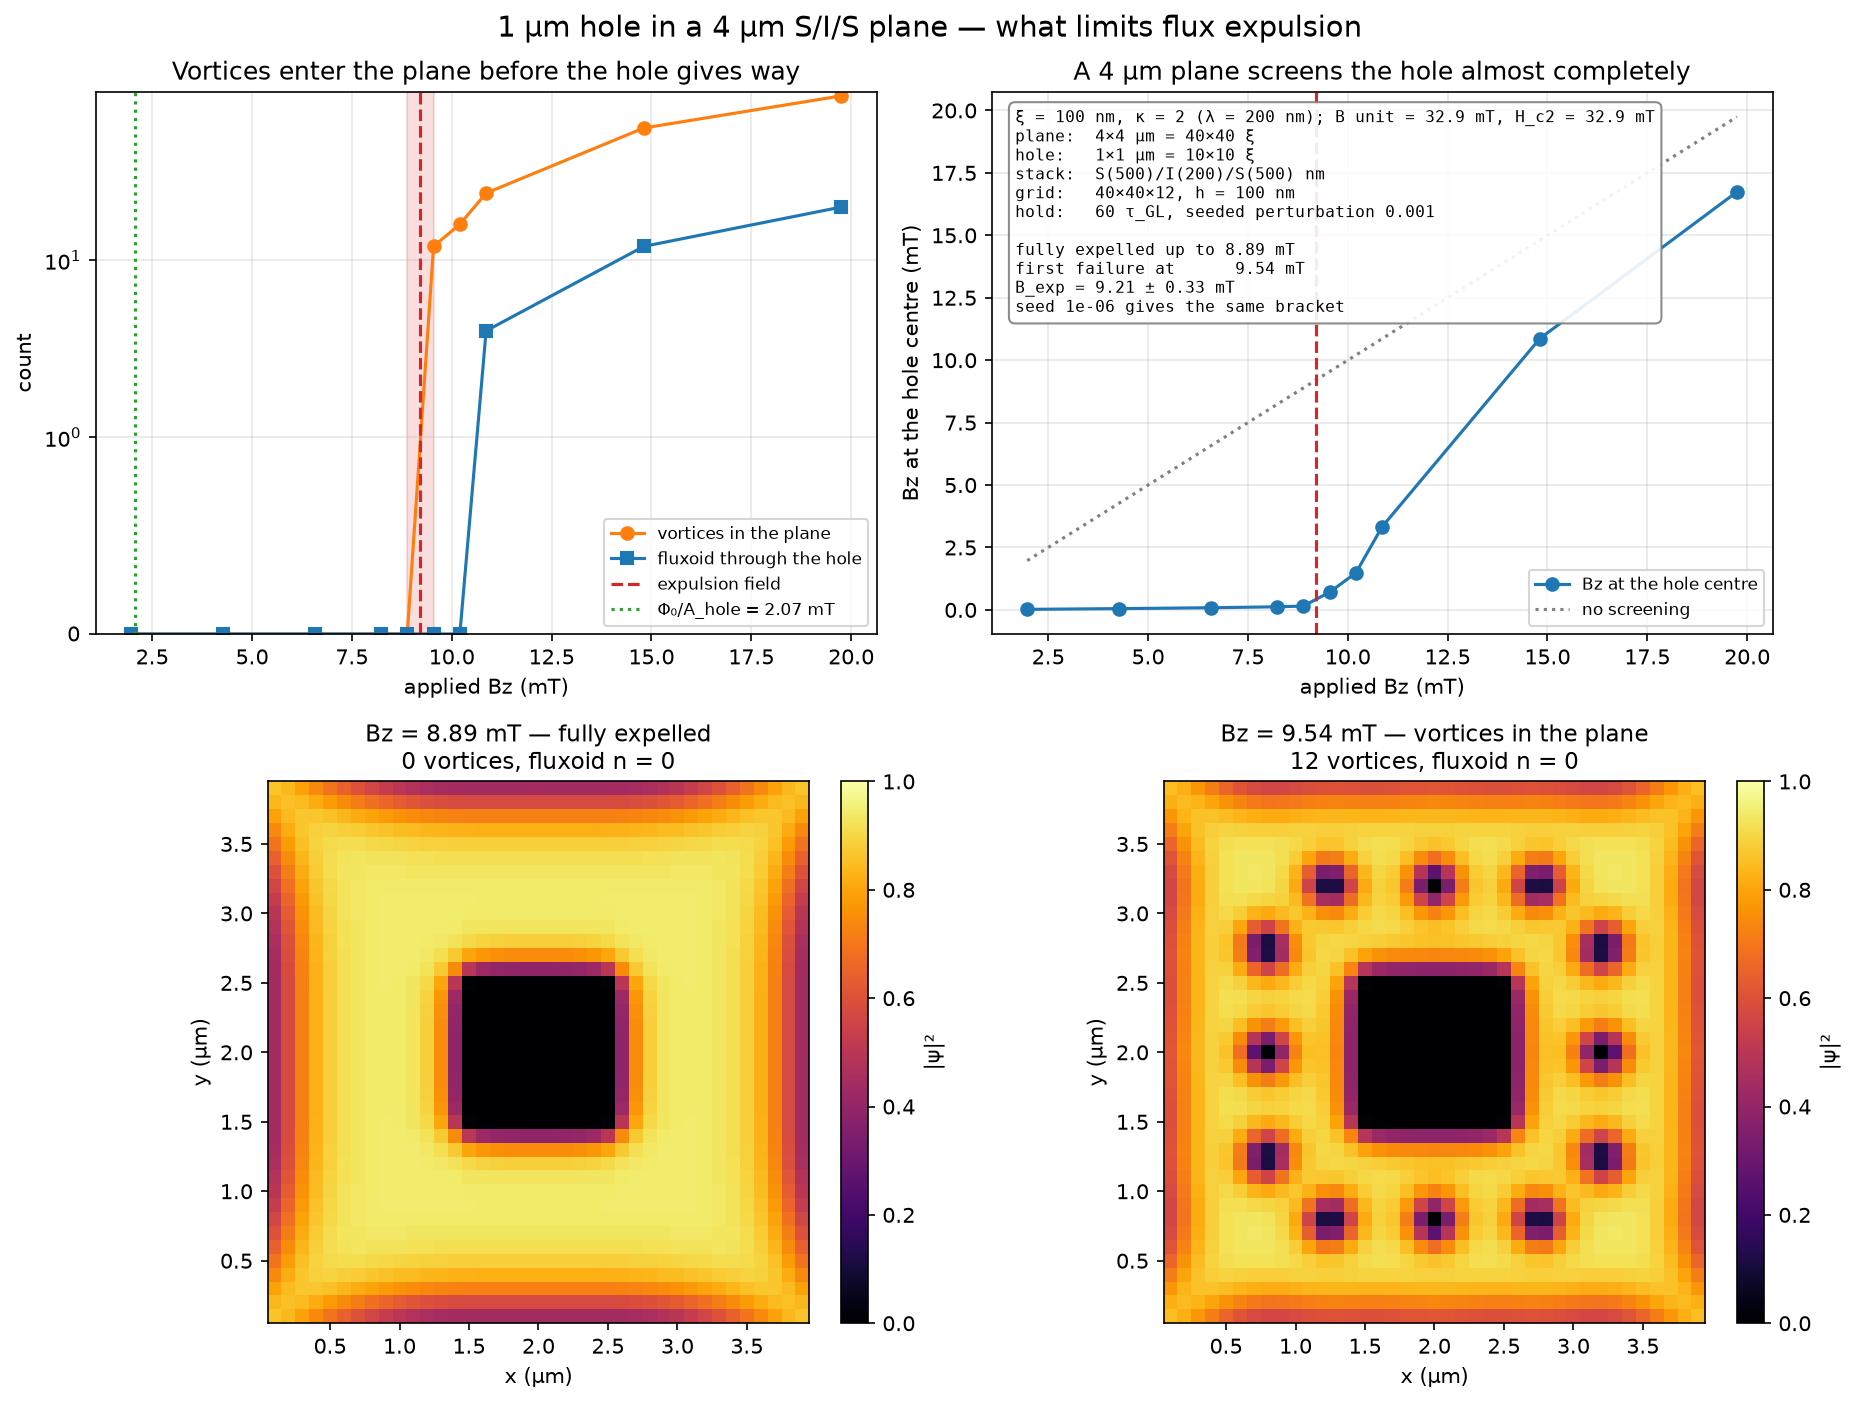

This chart was generated by the following Python code:
"""A micron-scale S/I/S ring: 1 µm hole in a 4 µm plane, 500 nm layers.

Specified in SI and converted through :class:`tdgl3d.GLUnits`.  With
ξ = 100 nm — Nb (ξ₀ ≈ 38 nm) at T/T_c ≈ 0.86, comfortably inside the
Ginzburg-Landau regime — the device is 40 ξ across with a 10 ξ hole and 5 ξ
layers, and one unit of the solver's field is 32.9 mT.

The result is *not* the small-ring result scaled up.  A 4 µm plane is 20 λ
across and screens almost completely, so the field reaching the hole is a
percent or two of the applied field and the hole is nowhere near its
fluxoid limit.  What fails first is vortex penetration into the 1.5 µm-wide
superconducting arms.  The expulsion field of this device is therefore set by
the plane, not by the hole.

Runtime: about 12 minutes for the full scan (each field point is ~65 s on a
40×40×12 grid).  Not part of the gallery's regenerate-everything loop.
"""

from __future__ import annotations

import matplotlib

matplotlib.use("Agg")

from pathlib import Path

import matplotlib.pyplot as plt
import numpy as np
from tdgl3d import (
    AppliedField,
    Device,
    GLUnits,
    Layer,
    SimulationParameters,
    Trilayer,
)
from tdgl3d.analysis.expulsion import (
    expulsion_field,
    first_entry_time,
    fluxoid_history,
    rectangular_contour,
)
from tdgl3d.analysis.vortex_counting import plaquette_vorticity
from tdgl3d.core.solution import Solution
from tdgl3d.physics.applied_field import build_boundary_field_vectors
from tdgl3d.physics.bfield import eval_bfield_full
from tdgl3d.physics.rhs import (
    BoundaryVectors,
    _apply_boundary_conditions,
    _expand_interior_to_full,
    eval_f,
)
from tdgl3d.solvers.integrators import forward_euler

# Nb at T/T_c ≈ 0.86.  ξ(T) = ξ₀/sqrt(1 − T/T_c) with ξ₀ = 38 nm gives 100 nm;
# κ = λ/ξ is temperature-independent and ≈ 2 for a moderately dirty Nb film.
UNITS = GLUnits(xi_nm=100.0, kappa=2.0)

PLANE_NM = 4000.0
HOLE_NM = 1000.0
LAYER_NM = 500.0
OXIDE_NM = 200.0
H = 1.0  # in-plane and out-of-plane grid spacing, in ξ

# A perturbation is seeded so that flux entry is triggered by the physics rather
# than by round-off.  With a C4-symmetric device and a noiseless start the
# Meissner state is an *exact* fixed point (residual ~1e-14), and any
# instability has to grow out of 1e-16 — which delays entry by an amount set by
# floating-point precision, not by the barrier.  The threshold below is checked
# against a perturbation a thousand times smaller.
NOISE = 1e-3
SEED = 1


def _cells(nm: float) -> int:
    return int(round(UNITS.length(nm) / H))


def build_device(applied_bz: float):
    """The S/I/S ring, with the hole carved through both metal layers."""
    plane = UNITS.length(PLANE_NM)
    hole = UNITS.length(HOLE_NM)
    trilayer = Trilayer(
        bottom=Layer(thickness_z=_cells(LAYER_NM), kappa=UNITS.kappa),
        insulator=Layer(
            # κ on a non-superconducting layer carries no physics: the Maxwell
            # coefficient is the field energy and takes params.kappa everywhere.
            thickness_z=_cells(OXIDE_NM), kappa=UNITS.kappa, is_superconductor=False,
        ),
        top=Layer(thickness_z=_cells(LAYER_NM), kappa=UNITS.kappa),
    )
    n_cells = int(round(plane / H))
    params = SimulationParameters(
        Nx=n_cells, Ny=n_cells, Nz=trilayer.Nz,
        hx=H, hy=H, hz=H, kappa=UNITS.kappa,
    )
    device = Device(
        params,
        applied_field=AppliedField(Bz=applied_bz, t_on_fraction=1.0),
        trilayer=trilayer,
    )
    lo, hi = 0.5 * (plane - hole), 0.5 * (plane + hole)
    square = [(lo, lo), (hi, lo), (hi, hi), (lo, hi)]
    z_ranges = trilayer.z_ranges()
    device.add_hole(square, z_range=z_ranges["bottom"])
    device.add_hole(square, z_range=z_ranges["top"])
    return params, device, trilayer, (lo, hi, lo, hi)


def relax(params, device, applied_bz, t_stop, noise=NOISE, n_save=12):
    idx = device.idx
    boundary = BoundaryVectors(
        *build_boundary_field_vectors(0.0, 0.0, applied_bz, params, idx)
    )
    # dt < h²/(4κ²(d−1)): the familiar h²/(4κ²) is the 2-D bound and halves in 3-D.
    h_min = min(params.hx, params.hy, params.hz)
    dt = 0.9 * h_min**2 / (4.0 * params.kappa**2 * (2.0 if params.is_3d else 1.0))
    times, states = forward_euler(
        device.initial_state(noise_amplitude=noise, seed=SEED).data,
        params, idx, lambda t, X: boundary, 0.0, t_stop, dt,
        save_every=max(1, int(t_stop / dt / n_save)),
        progress=False, material=device.material,
    )
    solution = Solution(times=times, states=states, params=params, idx=idx, device=device)
    return solution, boundary


def measure(applied_bz: float, t_stop: float, noise: float = NOISE) -> dict:
    """Relax at one applied field and report everything the study needs."""
    params, device, trilayer, hole_bounds = build_device(applied_bz)
    solution, boundary = relax(params, device, applied_bz, t_stop, noise=noise)

    slice_z = max(trilayer.z_ranges()["bottom"][1] // 2 - 1, 0)
    contour = rectangular_contour(hole_bounds, params, margin=3.0)
    history = fluxoid_history(solution, device, contour, slice_z=slice_z)

    vorticity, psi2_min = plaquette_vorticity(solution, slice_z=slice_z, step=-1)
    charged = np.rint(vorticity).astype(int)
    resolved = psi2_min >= 1e-6
    n_vortices = int(np.abs(charged[resolved]).sum())

    nx, ny, nz = params.Nx - 1, params.Ny - 1, params.Nz - 1
    n = params.n_interior
    final = solution.states[:, -1]
    psi_full = _expand_interior_to_full(final[:n], params, device.idx)
    phi = [
        _expand_interior_to_full(final[(k + 1) * n : (k + 2) * n], params, device.idx)
        for k in range(3)
    ]
    _, phi_x, phi_y, phi_z = _apply_boundary_conditions(
        psi_full, phi[0], phi[1], phi[2], params, device.idx, boundary
    )
    field = eval_bfield_full(phi_x, phi_y, phi_z, params, device.idx)[2].reshape(nx, ny, nz)
    centre = nx // 2
    hole_field = float(field[centre, centre, slice_z])

    residual = float(np.max(np.abs(eval_f(
        solution.states[:, -1], params, device.idx, boundary, material=device.material
    ))))
    psi2 = np.abs(solution.psi(step=-1)).reshape(nx, ny, nz) ** 2

    return {
        "applied_bz": applied_bz,
        "applied_mT": UNITS.field_to_mT(applied_bz),
        "fluxoid": float(history[-1]),
        "history": history,
        "times": solution.times,
        "entry_time": first_entry_time(solution.times, history),
        "n_vortices": n_vortices,
        "hole_field": hole_field,
        "hole_field_mT": UNITS.field_to_mT(hole_field),
        "screening": hole_field / applied_bz if applied_bz else 0.0,
        "hole_flux_quanta": UNITS.flux_quanta(UNITS.length(HOLE_NM) ** 2, hole_field),
        "residual": residual,
        "psi2_slice": psi2[:, :, slice_z],
        "field_slice": field[:, :, slice_z],
        "params": params,
        "expelled": n_vortices == 0 and abs(float(history[-1])) < 0.5,
    }


def main(output_dir: Path = Path(__file__).parent, small: bool = False) -> list[Path]:
    if small:
        fields, t_stop, noise_check = [0.25], 1.0, []
    else:
        fields = [0.06, 0.13, 0.20, 0.25, 0.27, 0.29, 0.31, 0.33, 0.45, 0.6]
        t_stop = 60.0
        # The two fields either side of the threshold, repeated with a
        # perturbation a thousand times smaller.  Agreement means the threshold
        # is where the barrier vanishes, not where the seed happens to be large
        # enough to cross it.
        noise_check = [0.27, 0.29]

    results = [measure(bz, t_stop) for bz in fields]

    robust = {bz: measure(bz, t_stop, noise=NOISE * 1e-3) for bz in noise_check}

    expelled = [r["applied_bz"] for r in results if r["expelled"]]
    admitted = [r["applied_bz"] for r in results if not r["expelled"]]
    bracket = expulsion_field(
        fields,
        [0.0 if r["expelled"] else 1.0 for r in results],
        [r["entry_time"] for r in results],
        hold_time=t_stop,
    )

    plane = UNITS.length(PLANE_NM)
    hole = UNITS.length(HOLE_NM)
    naive_mT = 2.067833848e-15 / (HOLE_NM * 1e-9) ** 2 * 1e3

    fig, axes = plt.subplots(2, 2, figsize=(12.5, 9.5))

    # -- (0,0) what is expelled, and what breaks it -------------------------
    ax = axes[0, 0]
    applied_mT = [r["applied_mT"] for r in results]
    ax.plot(applied_mT, [r["n_vortices"] for r in results], "o-", color="C1",
            label="vortices in the plane")
    ax.plot(applied_mT, [abs(r["fluxoid"]) for r in results], "s-", color="C0",
            label="fluxoid through the hole")
    if bracket.threshold is not None:
        ax.axvspan(UNITS.field_to_mT(bracket.last_expelled),
                   UNITS.field_to_mT(bracket.first_entered), color="C3", alpha=0.15)
        ax.axvline(UNITS.field_to_mT(bracket.threshold), color="C3", ls="--",
                   linewidth=1.5, label="expulsion field")
    ax.axvline(naive_mT, color="C2", ls=":", linewidth=1.5,
               label=f"Φ₀/A_hole = {naive_mT:.2f} mT")
    ax.set_xlabel("applied Bz (mT)")
    ax.set_ylabel("count")
    ax.set_yscale("symlog", linthresh=1)
    ax.set_ylim(bottom=0)
    ax.set_title("Vortices enter the plane before the hole gives way")
    ax.legend(fontsize=8)
    ax.grid(True, alpha=0.3)

    # -- (0,1) how much field reaches the hole ------------------------------
    ax = axes[0, 1]
    ax.plot(applied_mT, [r["hole_field_mT"] for r in results], "o-", color="C0",
            label="Bz at the hole centre")
    ax.plot(applied_mT, applied_mT, ":", color="gray", label="no screening")
    if bracket.threshold is not None:
        ax.axvline(UNITS.field_to_mT(bracket.threshold), color="C3", ls="--", linewidth=1.5)
    ax.set_xlabel("applied Bz (mT)")
    ax.set_ylabel("Bz at the hole centre (mT)")
    ax.set_title("A 4 µm plane screens the hole almost completely")
    ax.legend(fontsize=8)
    ax.grid(True, alpha=0.3)

    text = (
        f"{UNITS.summary()}\n"
        f"plane:  {PLANE_NM / 1000:g}×{PLANE_NM / 1000:g} µm = {plane:g}×{plane:g} ξ\n"
        f"hole:   {HOLE_NM / 1000:g}×{HOLE_NM / 1000:g} µm = {hole:g}×{hole:g} ξ\n"
        f"stack:  S({LAYER_NM:g})/I({OXIDE_NM:g})/S({LAYER_NM:g}) nm\n"
        f"grid:   {results[0]['params'].Nx}×{results[0]['params'].Ny}"
        f"×{results[0]['params'].Nz}, h = {UNITS.length_nm(H):g} nm\n"
        f"hold:   {t_stop:g} τ_GL, seeded perturbation {NOISE:g}\n"
    )
    if expelled and admitted:
        text += (
            f"\nfully expelled up to {UNITS.field_to_mT(max(expelled)):.2f} mT\n"
            f"first failure at      {UNITS.field_to_mT(min(admitted)):.2f} mT\n"
            f"B_exp = {UNITS.field_to_mT(bracket.threshold):.2f} "
            f"± {UNITS.field_to_mT(bracket.uncertainty):.2f} mT"
        )
    if robust:
        agree = all(
            robust[bz]["expelled"] == next(r["expelled"] for r in results if r["applied_bz"] == bz)
            for bz in robust
        )
        text += (
            f"\nseed {NOISE * 1e-3:g} gives the same"
            if agree else f"\nseed {NOISE * 1e-3:g} DISAGREES"
        ) + " bracket"
    axes[0, 1].text(
        0.03, 0.97, text, transform=axes[0, 1].transAxes, fontsize=7.5,
        fontfamily="monospace", verticalalignment="top", horizontalalignment="left",
        bbox=dict(boxstyle="round,pad=0.4", facecolor="white", edgecolor="gray", alpha=0.9),
    )

    # -- bottom row: |ψ|² either side of the threshold ----------------------
    below = max(expelled) if expelled else fields[0]
    above = min(admitted) if admitted else fields[-1]
    for ax, target, label in (
        (axes[1, 0], below, "fully expelled"),
        (axes[1, 1], above, "vortices in the plane"),
    ):
        record = next(r for r in results if r["applied_bz"] == target)
        params = record["params"]
        xs = np.arange(1, params.Nx) * UNITS.length_nm(params.hx) / 1000.0
        ys = np.arange(1, params.Ny) * UNITS.length_nm(params.hy) / 1000.0
        mesh = ax.pcolormesh(
            *np.meshgrid(xs, ys, indexing="ij"), record["psi2_slice"],
            cmap="inferno", vmin=0.0, vmax=1.0, shading="auto",
        )
        fig.colorbar(mesh, ax=ax, fraction=0.046, pad=0.04, label="|ψ|²")
        ax.set_title(
            f"Bz = {record['applied_mT']:.2f} mT — {label}\n"
            f"{record['n_vortices']} vortices, fluxoid n = {record['fluxoid']:.0f}",
            fontsize=11,
        )
        ax.set_xlabel("x (µm)")
        ax.set_ylabel("y (µm)")
        ax.set_aspect("equal")

    fig.suptitle(
        "1 µm hole in a 4 µm S/I/S plane — what limits flux expulsion",
        fontsize=14, y=0.98,
    )
    fig.tight_layout()
    out = output_dir / "sis_micron_ring.png"
    fig.savefig(out, dpi=150, bbox_inches="tight")
    plt.close(fig)

    for record in results:
        print(
            f"Bz = {record['applied_mT']:6.2f} mT: "
            f"vortices={record['n_vortices']:4d}  fluxoid={record['fluxoid']:+.0f}  "
            f"Bz(hole)={record['hole_field_mT']:6.3f} mT "
            f"({record['screening']:.1%} of applied)  "
            f"flux in hole={record['hole_flux_quanta']:.3f} Φ₀  "
            f"residual={record['residual']:.1e}"
        )
    for bz, record in robust.items():
        baseline = next(r for r in results if r["applied_bz"] == bz)
        print(
            f"seed {NOISE * 1e-3:g} at {record['applied_mT']:.2f} mT: "
            f"vortices={record['n_vortices']} expelled={record['expelled']} "
            f"(baseline expelled={baseline['expelled']})"
        )
    if expelled and admitted:
        print(
            f"\nfully expelled up to {UNITS.field_to_mT(max(expelled)):.2f} mT, "
            f"first failure at {UNITS.field_to_mT(min(admitted)):.2f} mT "
            f"(hold time {t_stop:g} τ_GL)"
        )
    return [out]


if __name__ == "__main__":
    main()
